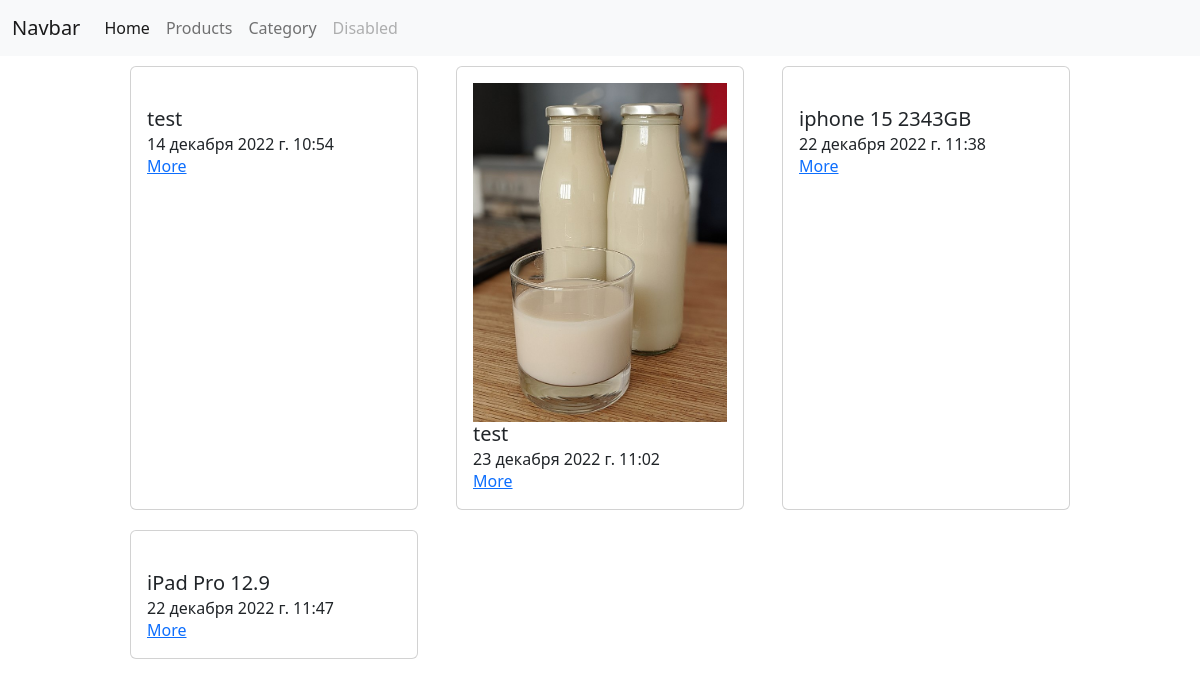
Screenshot of /products/ with the database file from the repository.
### products/models.py (models this page shows)
class Products(models.Model):
    image = models.ImageField(blank=True)
    title = models.CharField(max_length=255)
    description = models.TextField()
    created_date = models.DateTimeField(auto_now=True)
    rate = models.FloatField()
    category = models.ManyToManyField(Category)

### products/views.py (the view)
# urls.py: path('products/', products_view),
def products_view(request):
    if request.method == 'GET':
        products = Products.objects.all()
        category_id = request.GET.get('category_id', None)
        if category_id:
            products = products.filter(category__in=[category_id])
        return render(request, 'products/products.html', context={'products': products})

### templates/products/products.html (shortened to what this page needs)
{% extends 'layouts/index.html' %}
{% block content %}
    <div class="products">
        {% for product in products %}
            <div class="card" style="width: 18rem;">
                <div class="card-body">
                    {% if product.image %}
                        <img src="/media/{{ product.image }}/" alt="not found">
                    {% else %}
                        <img src="/media/istockphoto-1357365823-170667a.jpg" alt="">
                    {% endif %}
                    <h5 class="card-title">{{ product.title }}</h5>
                    <h6 class="card-subtitle">{{ product.created_date }}</h6>
                    <a href="/products/{{ product.id }}/" class="card-link">More</a>
                </div>
            </div>
        {% endfor %}
    </div>
{% endblock %}

### templates/products/products.html (style rules this page uses)
.products { display: flex; justify-content: space-between; width: 80%; margin-left: 10%; flex-wrap: wrap; padding: 10px; }
.card { margin-bottom: 20px; }
.products img { width: 100%; }

### rows the page displays
Products: title "test", created_date "14 декабря 2022 г. 10:54"
Products: image (picture), title "test", created_date "23 декабря 2022 г. 11:02"
Products: title "iphone 15 2343GB", created_date "22 декабря 2022 г. 11:38"
Products: title "iPad Pro 12.9", created_date "22 декабря 2022 г. 11:47"
